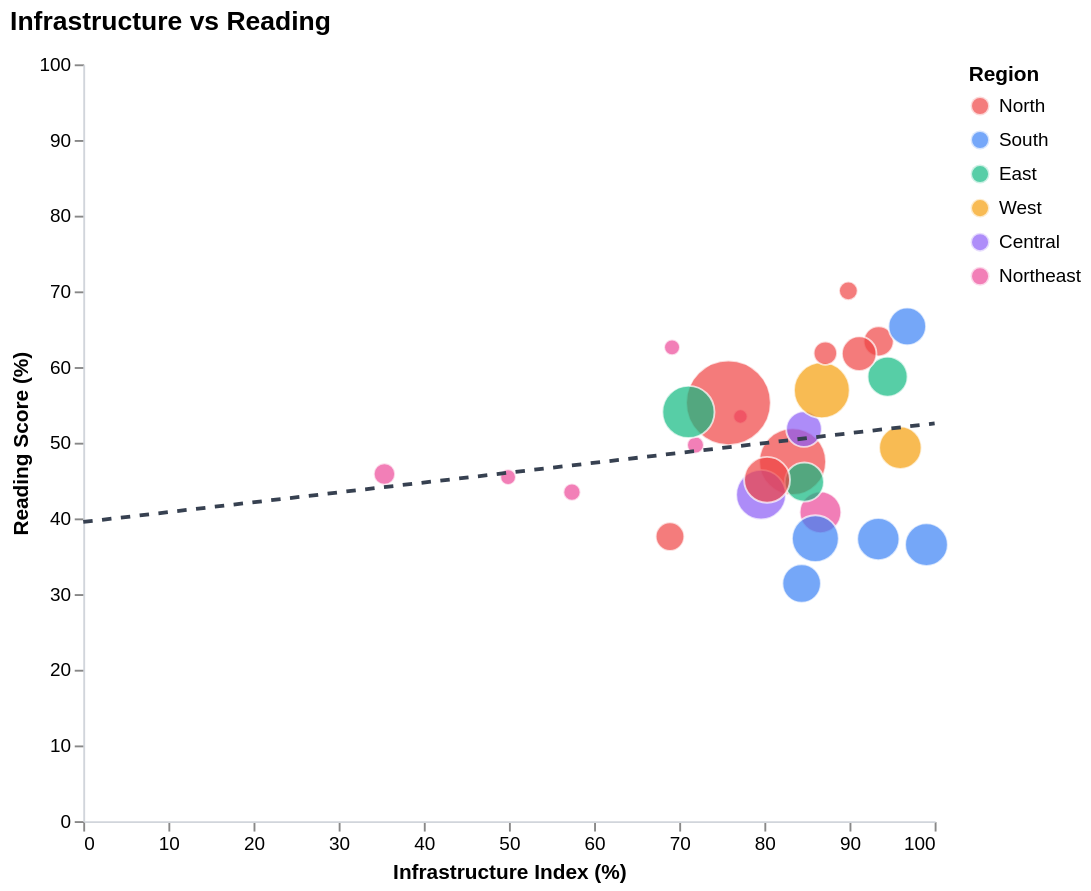

This figure's Vega-Lite source:
### Vega-Lite specification from a JSON file in a GitHub repository (floating-point values rounded to 4 significant figures)
{"config": {"view": {"continuousWidth": 300, "continuousHeight": 300, "strokeWidth": 0}, "axis": {"domainColor": "#d1d5db", "grid": false}}, "layer": [{"data": {"name": "data-ce30f48819bbb4fa874f3d587c560b28"}, "mark": {"type": "circle", "opacity": 0.7, "stroke": "white", "strokeWidth": 1}, "encoding": {"color": {"field": "Region", "legend": {"direction": "vertical", "orient": "right", "symbolSize": 100, "title": "Region"}, "scale": {"domain": ["North", "South", "East", "West", "Central", "Northeast"], "range": ["#ef4444", "#3b82f6", "#10b981", "#f59e0b", "#8b5cf6", "#ec4899"]}, "type": "nominal"}, "opacity": {"condition": {"param": "param_5", "value": 0.7}, "value": 0.1}, "size": {"field": "enrollment_millions", "legend": null, "scale": {"range": [50, 2000]}, "type": "quantitative"}, "tooltip": [{"field": "state", "title": "State", "type": "nominal"}, {"field": "infrastructure_index", "format": ".1f", "title": "Infrastructure Index (%)", "type": "quantitative"}, {"field": "reading_score", "format": ".1f", "title": "Reading Score (%)", "type": "quantitative"}, {"field": "total_students", "format": ",", "title": "Total Students", "type": "quantitative"}], "x": {"field": "infrastructure_index", "scale": {"domain": [0, 100]}, "title": "Infrastructure Index (%)", "type": "quantitative"}, "y": {"field": "reading_score", "scale": {"domain": [0, 100]}, "title": "Reading Score (%)", "type": "quantitative"}}, "name": "view_5"}, {"data": {"name": "data-4e52256458e185734f914b45adc9144a"}, "mark": {"type": "line", "color": "#374151", "size": 2, "strokeDash": [5, 5]}, "encoding": {"x": {"field": "infrastructure_index", "type": "quantitative"}, "y": {"field": "reading_score", "type": "quantitative"}}}], "height": 400, "params": [{"name": "param_5", "select": {"type": "point", "fields": ["Region"]}, "bind": "legend", "views": ["view_5"]}], "title": {"text": "Infrastructure vs Reading", "fontSize": 14, "anchor": "start", "offset": 10}, "width": 450, "$schema": "https://vega.github.io/schema/vega-lite/v5.20.1.json", "datasets": {"data-ce30f48819bbb4fa874f3d587c560b28": [{"state": "Andhra Pradesh", "pct_electricity_functional": 99.65, "pct_internet": 99.04, "pct_library": 99.95, "pct_girls_toilets": 97.51, "num_schools": 61317, "infrastructure_index": 99.04, "State": "Andhra Pradesh", "reading_score": 36.53, "math_score": 42.9, "Region": "South", "total_students": 16068910, "enrollment_millions": 16.07}, {"state": "Arunachal Pradesh", "pct_electricity_functional": 62.34, "pct_internet": 33.63, "pct_library": 30.29, "pct_girls_toilets": 73.34, "num_schools": 3229, "infrastructure_index": 49.9, "State": "Arunachal Pradesh", "reading_score": 45.47, "math_score": 39.43, "Region": "Northeast", "total_students": 656615, "enrollment_millions": 0.6566}, {"state": "Assam", "pct_electricity_functional": 88.8, "pct_internet": 87.19, "pct_library": 81.69, "pct_girls_toilets": 88.67, "num_schools": 55283, "infrastructure_index": 86.59, "State": "Assam", "reading_score": 40.8, "math_score": 25.03, "Region": "Northeast", "total_students": 15142490, "enrollment_millions": 15.14}, {"state": "Bihar", "pct_electricity_functional": 97.07, "pct_internet": 84.84, "pct_library": 53.63, "pct_girls_toilets": 97.73, "num_schools": 94339, "infrastructure_index": 83.32, "State": "Bihar", "reading_score": 47.5, "math_score": 45.67, "Region": "North", "total_students": 41997243, "enrollment_millions": 42.0}, {"state": "Chhattisgarh", "pct_electricity_functional": 90.94, "pct_internet": 64.28, "pct_library": 95.92, "pct_girls_toilets": 87.47, "num_schools": 56802, "infrastructure_index": 84.65, "State": "Chhattisgarh", "reading_score": 51.8, "math_score": 28.57, "Region": "Central", "total_students": 10660317, "enrollment_millions": 10.66}, {"state": "Gujarat", "pct_electricity_functional": 99.89, "pct_internet": 96.55, "pct_library": 93.68, "pct_girls_toilets": 93.76, "num_schools": 53355, "infrastructure_index": 95.97, "State": "Gujarat", "reading_score": 49.33, "math_score": 21.3, "Region": "West", "total_students": 15822125, "enrollment_millions": 15.82}, {"state": "Haryana", "pct_electricity_functional": 99.95, "pct_internet": 78.91, "pct_library": 96.97, "pct_girls_toilets": 97.86, "num_schools": 23494, "infrastructure_index": 93.42, "State": "Haryana", "reading_score": 63.4, "math_score": 50.37, "Region": "North", "total_students": 7077644, "enrollment_millions": 7.078}, {"state": "Himachal Pradesh", "pct_electricity_functional": 99.04, "pct_internet": 63.54, "pct_library": 98.1, "pct_girls_toilets": 98.77, "num_schools": 17330, "infrastructure_index": 89.86, "State": "Himachal Pradesh", "reading_score": 70.07, "math_score": 54.27, "Region": "North", "total_students": 1665194, "enrollment_millions": 1.665}, {"state": "Jammu and Kashmir", "pct_electricity_functional": 87.19, "pct_internet": 49.12, "pct_library": 55.75, "pct_girls_toilets": 83.6, "num_schools": 24192, "infrastructure_index": 68.91, "State": "Jammu and Kashmir", "reading_score": 37.6, "math_score": 32.43, "Region": "North", "total_students": 6240962, "enrollment_millions": 6.241}, {"state": "Jharkhand", "pct_electricity_functional": 92.65, "pct_internet": 57.95, "pct_library": 92.89, "pct_girls_toilets": 95.29, "num_schools": 44376, "infrastructure_index": 84.69, "State": "Jharkhand", "reading_score": 44.8, "math_score": 37.67, "Region": "East", "total_students": 13280523, "enrollment_millions": 13.28}, {"state": "Karnataka", "pct_electricity_functional": 98.28, "pct_internet": 50.66, "pct_library": 97.34, "pct_girls_toilets": 97.68, "num_schools": 74859, "infrastructure_index": 85.99, "State": "Karnataka", "reading_score": 37.33, "math_score": 28.23, "Region": "South", "total_students": 19685263, "enrollment_millions": 19.69}, {"state": "Kerala", "pct_electricity_functional": 99.75, "pct_internet": 91.65, "pct_library": 96.61, "pct_girls_toilets": 99.12, "num_schools": 15757, "infrastructure_index": 96.78, "State": "Kerala", "reading_score": 65.37, "math_score": 30.7, "Region": "South", "total_students": 12058210, "enrollment_millions": 12.06}, {"state": "Madhya Pradesh", "pct_electricity_functional": 87.79, "pct_internet": 45.75, "pct_library": 97.72, "pct_girls_toilets": 87.18, "num_schools": 122120, "infrastructure_index": 79.61, "State": "Madhya Pradesh", "reading_score": 43.13, "math_score": 25.77, "Region": "Central", "total_students": 22444915, "enrollment_millions": 22.44}, {"state": "Maharashtra", "pct_electricity_functional": 88.87, "pct_internet": 72.13, "pct_library": 93.37, "pct_girls_toilets": 92.63, "num_schools": 108250, "infrastructure_index": 86.75, "State": "Maharashtra", "reading_score": 56.93, "math_score": 31.77, "Region": "West", "total_students": 28599071, "enrollment_millions": 28.6}, {"state": "Meghalaya", "pct_electricity_functional": 28.07, "pct_internet": 26.45, "pct_library": 18.56, "pct_girls_toilets": 68.42, "num_schools": 14587, "infrastructure_index": 35.38, "State": "Meghalaya", "reading_score": 45.87, "math_score": 19.33, "Region": "Northeast", "total_students": 2719888, "enrollment_millions": 2.72}, {"state": "Mizoram", "pct_electricity_functional": 80.35, "pct_internet": 64.92, "pct_library": 53.47, "pct_girls_toilets": 77.88, "num_schools": 3974, "infrastructure_index": 69.16, "State": "Mizoram", "reading_score": 62.6, "math_score": 54.27, "Region": "Northeast", "total_students": 713852, "enrollment_millions": 0.7139}, {"state": "Nagaland", "pct_electricity_functional": 78.18, "pct_internet": 58.98, "pct_library": 69.96, "pct_girls_toilets": 80.51, "num_schools": 2750, "infrastructure_index": 71.91, "State": "Nagaland", "reading_score": 49.7, "math_score": 32.9, "Region": "Northeast", "total_students": 1013046, "enrollment_millions": 1.013}, {"state": "Odisha", "pct_electricity_functional": 96.91, "pct_internet": 83.79, "pct_library": 99.8, "pct_girls_toilets": 97.38, "num_schools": 61565, "infrastructure_index": 94.47, "State": "Odisha", "reading_score": 58.73, "math_score": 39.6, "Region": "East", "total_students": 13839489, "enrollment_millions": 13.84}, {"state": "Punjab", "pct_electricity_functional": 99.93, "pct_internet": 88.89, "pct_library": 78.59, "pct_girls_toilets": 97.14, "num_schools": 27281, "infrastructure_index": 91.14, "State": "Punjab", "reading_score": 61.77, "math_score": 56.77, "Region": "North", "total_students": 9927377, "enrollment_millions": 9.927}, {"state": "Rajasthan", "pct_electricity_functional": 91.32, "pct_internet": 69.95, "pct_library": 74.13, "pct_girls_toilets": 85.86, "num_schools": 106302, "infrastructure_index": 80.32, "State": "Rajasthan", "reading_score": 45.1, "math_score": 25.07, "Region": "North", "total_students": 18880521, "enrollment_millions": 18.88}, {"state": "Sikkim", "pct_electricity_functional": 97.03, "pct_internet": 51.65, "pct_library": 69.4, "pct_girls_toilets": 90.68, "num_schools": 1245, "infrastructure_index": 77.19, "State": "Sikkim", "reading_score": 53.47, "math_score": 28.93, "Region": "Northeast", "total_students": 215667, "enrollment_millions": 0.2157}, {"state": "Tamil Nadu", "pct_electricity_functional": 99.59, "pct_internet": 84.94, "pct_library": 96.38, "pct_girls_toilets": 92.62, "num_schools": 57935, "infrastructure_index": 93.38, "State": "Tamil Nadu", "reading_score": 37.27, "math_score": 29.5, "Region": "South", "total_students": 15650008, "enrollment_millions": 15.65}, {"state": "Telangana", "pct_electricity_functional": 95.15, "pct_internet": 63.28, "pct_library": 87.71, "pct_girls_toilets": 91.38, "num_schools": 43154, "infrastructure_index": 84.38, "State": "Telangana", "reading_score": 31.4, "math_score": 32.4, "Region": "South", "total_students": 12720153, "enrollment_millions": 12.72}, {"state": "Tripura", "pct_electricity_functional": 79.95, "pct_internet": 41.65, "pct_library": 33.2, "pct_girls_toilets": 74.79, "num_schools": 4943, "infrastructure_index": 57.4, "State": "Tripura", "reading_score": 43.47, "math_score": 31.53, "Region": "Northeast", "total_students": 1117574, "enrollment_millions": 1.118}, {"state": "Uttar Pradesh", "pct_electricity_functional": 86.03, "pct_internet": 45.92, "pct_library": 78.49, "pct_girls_toilets": 92.69, "num_schools": 262358, "infrastructure_index": 75.78, "State": "Uttar Pradesh", "reading_score": 55.27, "math_score": 45.03, "Region": "North", "total_students": 68380027, "enrollment_millions": 68.38}, {"state": "Uttarakhand", "pct_electricity_functional": 94.3, "pct_internet": 72.31, "pct_library": 91.85, "pct_girls_toilets": 90.18, "num_schools": 22452, "infrastructure_index": 87.16, "State": "Uttarakhand", "reading_score": 61.83, "math_score": 42.77, "Region": "North", "total_students": 3599643, "enrollment_millions": 3.6}, {"state": "West Bengal", "pct_electricity_functional": 97.1, "pct_internet": 18.61, "pct_library": 69.96, "pct_girls_toilets": 98.66, "num_schools": 93715, "infrastructure_index": 71.08, "State": "West Bengal", "reading_score": 54.07, "math_score": 36.53, "Region": "East", "total_students": 24855325, "enrollment_millions": 24.86}], "data-4e52256458e185734f914b45adc9144a": [{"infrastructure_index": 0, "reading_score": 39.53}, {"infrastructure_index": 100, "reading_score": 52.56}]}}
